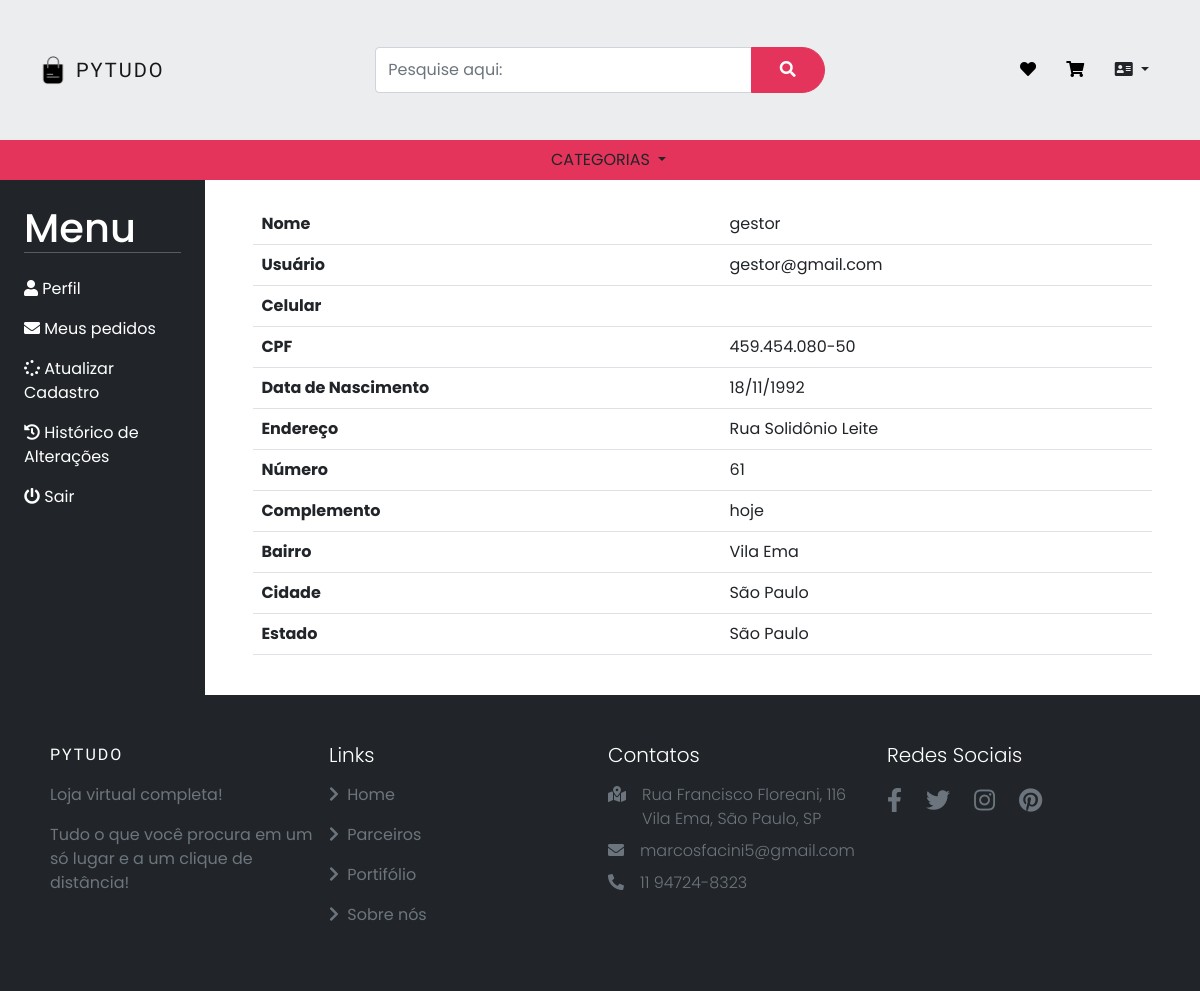
Before: /usuarios/perfil_usuario/33 (signed in) with the older database file.
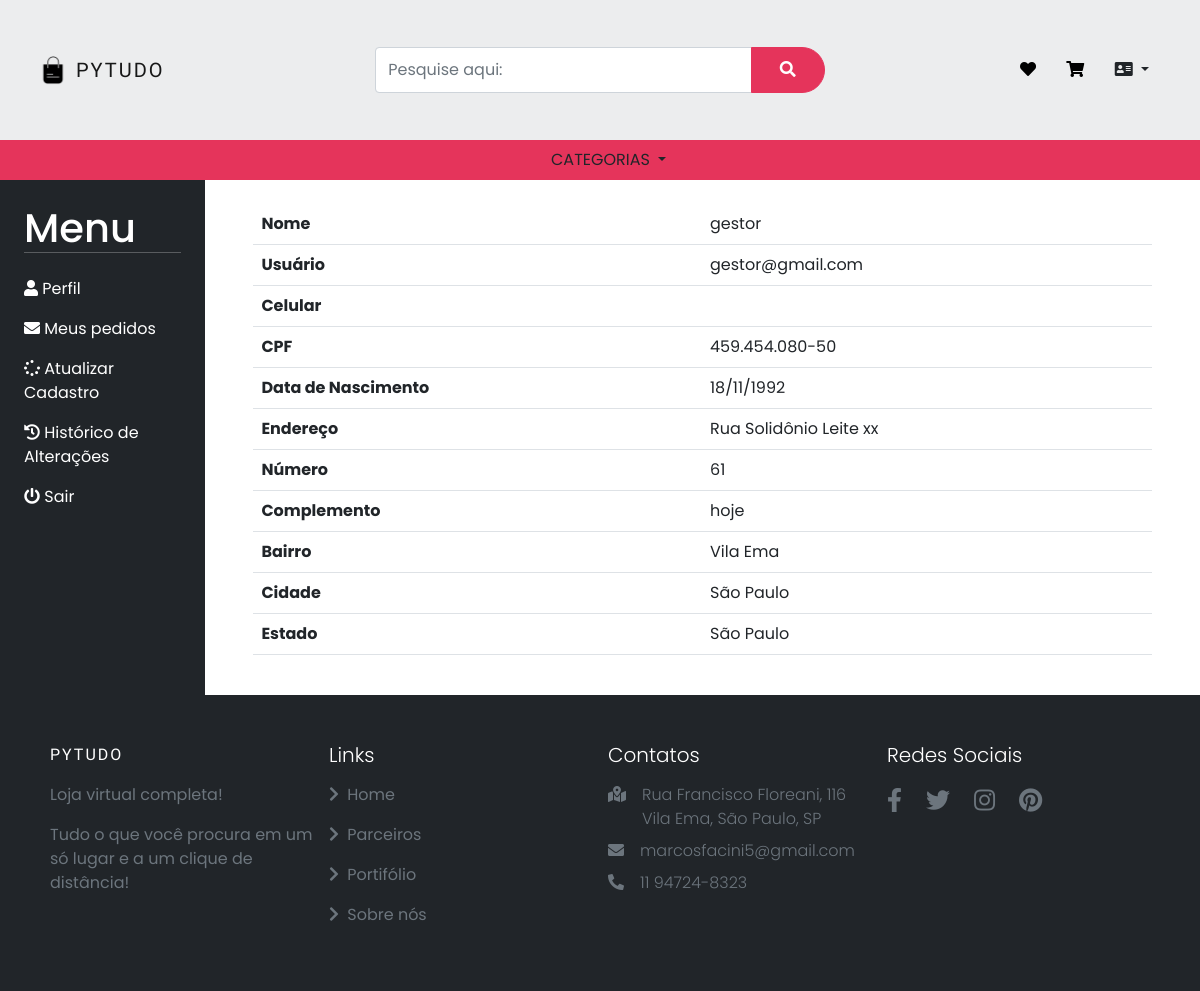
After: the same page with the newer database file.
### usuarios/models.py (models this page shows, shortened)
class Usuarios(models.Model):
    ESTADOS_BRASILEIROS = (
        ('AC', 'Acre'),
        ('AL', 'Alagoas'),
        ('AP', 'Amapá'),
        ('AM', 'Amazonas'),
        ('BA', 'Bahia'),
        ('CE', 'Ceará'),
        ('DF', 'Distrito Federal'),
        ('ES', 'Espírito Santo'),
        ('GO', 'Goiás'),
        ('MA', 'Maranhão'),
        ('MT', 'Mato Grosso'),
        ('MS', 'Mato Grosso do Sul'),
        ('MG', 'Minas Gerais'),
        ('PA', 'Pará'),
        ('PB', 'Paraíba'),
        ('PR', 'Paraná'),
        ('PE', 'Pernambuco'),
        ('PI', 'Piauí'),
        ('RJ', 'Rio de Janeiro'),
        ('RN', 'Rio Grande do Norte'),
        ('RS', 'Rio Grande do Sul'),
        ('RO', 'Rondônia'),
        ('RR', 'Roraima'),
        ('SC', 'Santa Catarina'),
        ('SP', 'São Paulo'),
        ('SE', 'Sergipe'),
        ('TO', 'Tocantins'),
    )
    usuario = models.ForeignKey(settings.AUTH_USER_MODEL, on_delete=models.CASCADE)
    nome = models.CharField(max_length=40)
    cpf = CPFField('CPF')
    data_de_nascimento = models.DateField()
    celular = PhoneNumberField(null=False, blank=False)
    endereco = models.CharField(max_length=50)
    numero_endereco = models.CharField(max_length=10)
    complemento = models.CharField(max_length=50, blank=True, null= True)
    bairro = models.CharField(max_length=30)
    cidade = models.CharField(max_length=30)
    estado = models.CharField(max_length=2, choices=ESTADOS_BRASILEIROS)
    data_atualizacao = models.DateTimeField(auto_now=True, null=True)

### usuarios/views.py (the view)
# urls.py: path('perfil_usuario/<int:user_id>', views.perfil_usuario, name='perfil_usuario'),
@login_required
def perfil_usuario(request, user_id):
    try:
        usuario = Usuarios.objects.get(usuario_id=user_id)
    except ObjectDoesNotExist:
        messages.add_message(request, constants.ERROR, 'Complete o cadastro primeiro para criar um perfil.')
        return redirect(f'/usuarios/info_adicional_usuario')
    return render(request, 'perfil_usuario.html', {'usuario': usuario})

### usuarios/templates/perfil_usuario.html (shortened to what this page needs)
{% extends 'base.html' %}
{% load static %}
{% block 'head' %}
    <link href="{% static 'usuarios/css/perfil_usuario.css' %}" rel="stylesheet">
{% endblock %}
{% block 'body' %}
<div class="container-fluid d-sm-flex align-items-stretch px-0">
  <nav class="sidebar bg-dark">
  <div class="p-4">
    <h1 class="m-0 text-white">Menu</h1>
    <hr class="mt-0 mb-4 text-white">
    <ul class="list-unstyled mb-2">
    <li class="my-3">
    <a href="{% url 'perfil_usuario' request.user.id %}"><span class="fa fa-user mr-3"></span> Perfil</a>
    </li>
    <li class="my-3">
    <a href="#"><span class="fa fa-envelope mr-3"></span> Meus pedidos</a>
    </li>
    <li class="my-3">
    <a href="{% url 'usuario_atualiza_cadastro' usuario.id %}"><span class="fa fa-spinner mr-3"></span> Atualizar Cadastro</a>
    </li>
    <li class="my-3">
    <a href="{% url 'alteracoes_usuario' usuario.id %}"><span class="fa fa-history mr-3"></span> Histórico de Alterações</a>
    </li>
    <li class="my-3">
    <a href="{% url 'account_logout' %}"><span class="fa fa-power-off mr-3"></span> Sair</a>
    </li>
    </ul>
  </div>
  </nav>
  <div class="container px-5 py-4">
    <div class="table-responsive">
      <table class="table">
          <tr>
            <td class="fw-bold">Nome</td>
            <td>{{usuario.nome}}</td>
          </tr>
          <tr>
            <td class="fw-bold">Usuário</td>
            <td>{{usuario.usuario}}</td>
          </tr>
          <tr>
            <td class="fw-bold">Celular</td>
            <td>{{usuario.celular.as_national}}</td>
          </tr>
          <tr>
            <td class="fw-bold">CPF</td>
            <td>{{usuario.cpf}}</td>
          </tr>
          <tr>
            <td class="fw-bold">Data de Nascimento</td>
            <td>{{usuario.data_de_nascimento|date:"d/m/Y"}}</td>
          </tr>
          <tr>
            <td class="fw-bold">Endereço</td>
            <td>{{usuario.endereco}}</td>
          </tr>
          <tr>
            <td class="fw-bold">Número</td>
            <td>{{usuario.numero_endereco}}</td>
          </tr>
          {% if usuario.complemento %}
          <tr>
            <td class="fw-bold">Complemento</td>
            <td>{{usuario.complemento}}</td>
          </tr>
          {% endif %}
          <tr>
            <td class="fw-bold">Bairro</td>
            <td>{{usuario.bairro}}</td>
          </tr>
          <tr>
            <td class="fw-bold">Cidade</td>
            <td>{{usuario.cidade}}</td>
          </tr>
          <tr>
            <td class="fw-bold">Estado</td>
            <td>{{usuario.get_estado_display}}</td>
          </tr>
      </table>
  </div>
  </div>
</div>
{% endblock %}

Changed rows visible on the page:
changed Usuarios "gestor": endereco "Rua Solidônio Leite" → "Rua Solidônio Leite xx"
